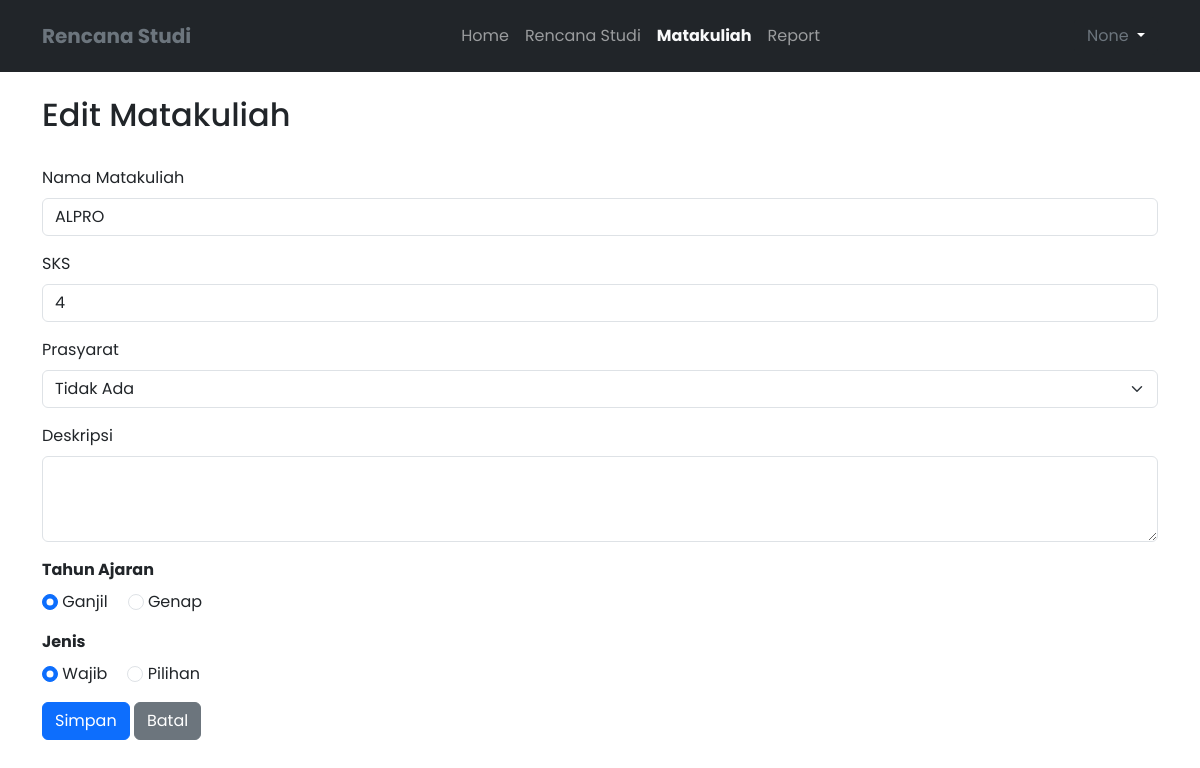
/matakuliah/edit.php?id=8, run on the app's committed database.
### tables this page shows
CREATE TABLE `matakuliah` (
  `id` int NOT NULL,
  `nama` varchar(50) DEFAULT NULL,
  `sks` int DEFAULT NULL,
  `deskripsi` text,
  `prasyarat_id` int DEFAULT NULL,
  `tahun_ajaran` enum('ganjil','genap') NOT NULL,
  `jenis` enum('wajib','pilihan') DEFAULT NULL,
  `semester_id` int NOT NULL
);

### database.php (called while the page is built, shortened)
<?php
function getDataMatakuliahById($id)
{
    $query = "
    SELECT
        m1.id,
        m1.nama as nama_matakuliah,
        m1.sks,
        m1.deskripsi,
        m1.tahun_ajaran,
        m1.prasyarat_id,
        m1.jenis
    FROM
        matakuliah m1
    LEFT JOIN
        matakuliah m2 ON m1.prasyarat_id = m2.id
    WHERE m1.id = $id
    ";
    return mysqli_query(DB, $query)->fetch_assoc();
}

### matakuliah/edit.php (the view, shortened to what this page needs)
<?php
$title = "Edit Matakuliah";
include_once("../layout/header.php");
if (isset($_GET["id"])) {
    $id =  $_GET['id'];
    $matakuliah = getDataMatakuliahById($id);
}
?>
<div class="container">
    <h2 class="py-4"><?= $title ?></h2>
    <form action="" method="POST">
        <div class="mb-3">
            <label for="namaMatakuliah" class="form-label">Nama Matakuliah</label>
            <input type="text" class="form-control" id="namaMatakuliah" name="namaMatakuliah" value="<?= $matakuliah['nama_matakuliah'] ?>" required>
        </div>
        <div class="mb-3">
            <label for="sks" class="form-label">SKS</label>
            <input type="number" class="form-control" id="sks" name="sks" required value="<?= $matakuliah['sks'] ?>">
        </div>
        <div class="mb-3">
            <label for="prasyarat" class="form-label">Prasyarat</label>
            <select class="form-select" name="prasyarat_id" aria-label="Default select example">
                <option value="" <?= empty($matakuliah['prasyarat_id']) ? 'selected' : '' ?>>Tidak Ada</option>
            </select>
        </div>
        <div class="mb-3">
            <label for="semester" class="form-label">Deskripsi</label>
            <textarea class="form-control" name="deskripsi" id="exampleFormControlTextarea1" rows="3"><?= $matakuliah["deskripsi"] ?></textarea>
        </div>
        <div class="mb-3">
            <label for="semester" class="form-label fw-bold">Tahun Ajaran</label>
            <div class="d-flex" style="gap: 20px;">
                <div>
                    <input class="form-check-input" type="radio" value="ganjil" name="tahunAjaran" id="flexRadioDefault1" <?= $matakuliah['tahun_ajaran'] == 'ganjil' ? 'checked' : "" ?> >
                    <label class="form-check-label" for="flexRadioDefault1">
                        Ganjil
                    </label>
                </div>
                <div>
                    <input class="form-check-input" type="radio" value="genap" name="tahunAjaran" id="flexRadioDefault2" <?= $matakuliah['tahun_ajaran'] == 'genap' ? 'checked' : "" ?> >
                    <label class="form-check-label" for="flexRadioDefault2">
                        Genap
                    </label>
                </div>
            </div>
        </div>
        <div class="mb-3">
            <label for="semester" class="form-label fw-bold">Jenis</label>
            <div class="d-flex" style="gap: 20px;">
                <div>
                    <input class="form-check-input" type="radio" value="wajib" name="jenis" id="flexRadioDefault1" <?= $matakuliah['jenis'] == "wajib" ? "checked" : "" ?>>
                    <label class="form-check-label" for="flexRadioDefault1">
                        Wajib
                    </label>
                </div>
                <div>
                    <input class="form-check-input" type="radio" value="pilihan" name="jenis" id="flexRadioDefault2" <?= $matakuliah['jenis'] == "pilihan" ? "checked" : "" ?>>
                    <label class="form-check-label" for="flexRadioDefault2">
                        Pilihan
                    </label>
                </div>
            </div>
        </div>
        <button type="submit" name="submit" class="btn btn-primary">Simpan</button>
        <a href="<?= BASEURL ?>/matakuliah" class="btn btn-secondary">Batal</a>
    </form>
</div>
<?php include_once("../layout/footer.php") ?>

### assets/style.css (style rules this page uses)
* { list-style: none; margin: 0; padding: 0; text-decoration: none; font-family: "Poppins", sans-serif; }

### data on the page
matakuliah: namaMatakuliah "ALPRO", sks "4", prasyarat_id "Tidak Ada", tahun_ajaran "☑ Ganjil", tahun_ajaran "☐ Genap", jenis "☑"

### other printed values
$title "Edit Matakuliah"
